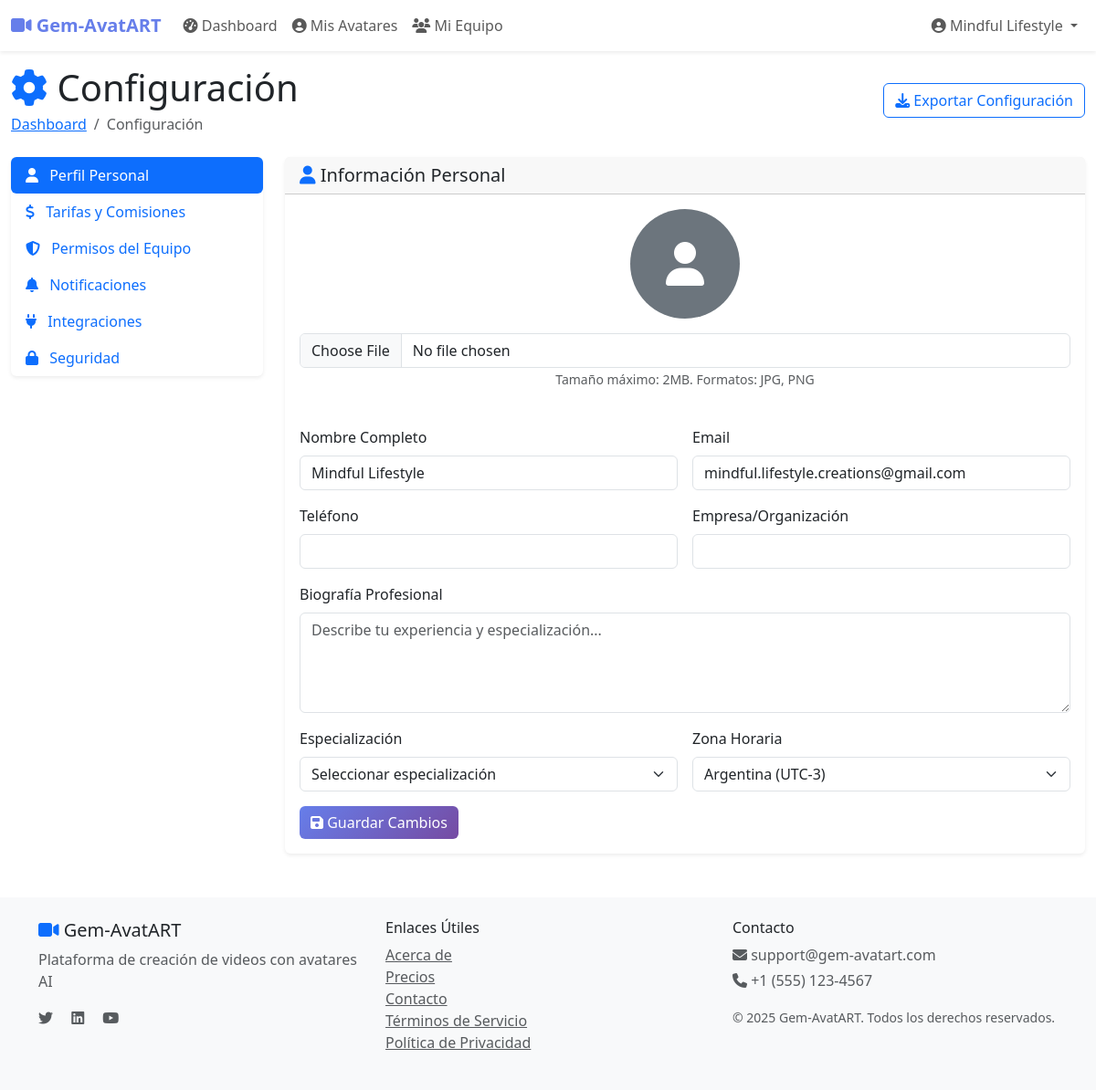
/producer/settings (signed in), run on the app's committed database.
### app/models/user.py (models this page shows, shortened)
class User(UserMixin, db.Model):
    __tablename__ = 'users'
    id            = db.Column(db.Integer, primary_key = True)
    email         = db.Column(db.String(120), unique = True, nullable = False, index = True)
    username      = db.Column(db.String(80),  unique = True, nullable = False, index = True)
    password_hash = db.Column(db.String(128), nullable = False)
    first_name = db.Column(db.String(50), nullable = False)
    last_name  = db.Column(db.String(50), nullable = False)
    phone      = db.Column(db.String(20))
    avatar_url = db.Column(db.String(200))
    role        = db.Column(db.Enum(UserRole),   nullable = False, default = UserRole.FINAL_USER)
    status      = db.Column(db.Enum(UserStatus), nullable = False, default = UserStatus.PENDING)
    is_verified = db.Column(db.Boolean, default = False)
    country           = db.Column(db.String(100))
    city              = db.Column(db.String(100))
    professional_info = db.Column(db.Text)
    email_verified             = db.Column(db.Boolean, default=False)
    email_verification_token   = db.Column(db.String(100), unique=True, nullable=True)
    email_verification_sent_at = db.Column(db.DateTime, nullable=True)
    country           = db.Column(db.String(100))
    city              = db.Column(db.String(100))
    professional_info = db.Column(db.Text)
    email_verified             = db.Column(db.Boolean, default=False)
    email_verification_token   = db.Column(db.String(100), unique=True, nullable=True)
    email_verification_sent_at = db.Column(db.DateTime, nullable=True)
    created_at = db.Column(db.DateTime, default = datetime.utcnow)
    updated_at = db.Column(db.DateTime, default = datetime.utcnow, onupdate = datetime.utcnow)
    last_login = db.Column(db.DateTime)
    invited_by_id = db.Column(db.Integer, db.ForeignKey('users.id'), nullable = True)
    invited_by    = db.relationship('User', remote_side = [id], backref = 'invited_users')
    producer_profile = db.relationship('Producer', backref = 'user', uselist = False, cascade = 'all, delete-orphan')
    reels = db.relationship('Reel', foreign_keys = 'Reel.creator_id', backref = 'creator_user', lazy = 'dynamic')
    commissions_earned = db.relationship('Commission', backref = 'user', lazy='dynamic')
    @property
    def full_name(self):
        return f"{self.first_name} {self.last_name}"
    def is_admin(self):
        return self.role == UserRole.ADMIN
    def is_producer(self):
        return self.role == UserRole.PRODUCER
    def is_final_user(self):
        """
        Verifica si el usuario tiene rol de usuario final.

        Returns:
            bool: True si es usuario final, False en caso contrario

        Note:
            ✅ NUEVO - Reemplaza is_affiliate() según README
        """
        return self.role == UserRole.FINAL_USER
    is_affiliate = is_final_user

### app/routes/producer.py (the view, shortened to what this page needs)
@producer_bp.route('/settings', methods=['GET', 'POST'])
@login_required
@producer_required
def settings():
    producer = current_user.producer_profile
    return render_template('producer/settings.html', producer=producer)

### app/templates/producer/settings.html (shortened to what this page needs)
{% extends "base.html" %}
{% block content %}
<div class="container-fluid">
    <div class="d-flex justify-content-between align-items-center mb-4">
        <div>
            <h1 class="mb-1"><i class="fas fa-cog text-primary"></i> Configuración</h1>
            <nav aria-label="breadcrumb">
                <ol class="breadcrumb mb-0">
                    <li class="breadcrumb-item">
                        <a href="{{ url_for('producer.dashboard') }}">Dashboard</a>
                    </li>
                    <li class="breadcrumb-item active">Configuración</li>
                </ol>
            </nav>
        </div>
        <button type="button" class="btn btn-outline-primary" onclick="exportSettings()">
            <i class="fas fa-download"></i> Exportar Configuración
        </button>
    </div>
    <div class="row">
        <div class="col-md-3 mb-4">
            <div class="card">
                <div class="card-body p-0">
                    <div class="nav flex-column nav-pills" role="tablist">
                        <button class="nav-link active text-start" data-bs-toggle="pill" data-bs-target="#profile" type="button">
                            <i class="fas fa-user me-2"></i> Perfil Personal
                        </button>
                        <button class="nav-link text-start" data-bs-toggle="pill" data-bs-target="#rates" type="button">
                            <i class="fas fa-dollar-sign me-2"></i> Tarifas y Comisiones
                        </button>
                        <button class="nav-link text-start" data-bs-toggle="pill" data-bs-target="#permissions" type="button">
                            <i class="fas fa-shield-alt me-2"></i> Permisos del Equipo
                        </button>
                        <button class="nav-link text-start" data-bs-toggle="pill" data-bs-target="#notifications" type="button">
                            <i class="fas fa-bell me-2"></i> Notificaciones
                        </button>
                        <button class="nav-link text-start" data-bs-toggle="pill" data-bs-target="#integrations" type="button">
                            <i class="fas fa-plug me-2"></i> Integraciones
                        </button>
                        <button class="nav-link text-start" data-bs-toggle="pill" data-bs-target="#security" type="button">
                            <i class="fas fa-lock me-2"></i> Seguridad
                        </button>
                    </div>
                </div>
            </div>
        </div>
        <div class="col-md-9">
            <div class="tab-content">
                <div class="tab-pane fade show active" id="profile">
                    <div class="card">
                        <div class="card-header">
                            <h5 class="mb-0"><i class="fas fa-user text-primary"></i> Información Personal</h5>
                        </div>
                        <div class="card-body">
                            <form id="profileForm" onsubmit="updateProfile(event)">
                                <div class="row g-3">
                                    <div class="col-12 text-center mb-4">
                                        <div class="mb-3">
                                            {% if current_user.profile_picture %}
                                                <img src="{{ current_user.profile_picture }}"
                                                     class="rounded-circle" width="120" height="120"
                                                     alt="Profile Picture" id="profilePreview">
                                            {% else %}
                                                <div class="bg-secondary rounded-circle mx-auto d-flex align-items-center justify-content-center"
                                                     style="width: 120px; height: 120px;" id="profilePreview">
                                                    <i class="fas fa-user fa-3x text-white"></i>
                                                </div>
                                            {% endif %}
                                        </div>
                                        <input type="file" class="form-control" accept="image/*"
                                               onchange="previewProfilePicture(this)" name="profile_picture">
                                        <small class="text-muted">Tamaño máximo: 2MB. Formatos: JPG, PNG</small>
                                    </div>
                                    <div class="col-md-6">
                                        <label class="form-label">Nombre Completo</label>
                                        <input type="text" class="form-control" name="full_name"
                                               value="{{ current_user.full_name or '' }}" required>
                                    </div>
                                    <div class="col-md-6">
                                        <label class="form-label">Email</label>
                                        <input type="email" class="form-control" name="email"
                                               value="{{ current_user.email }}" required>
                                    </div>
                                    <div class="col-md-6">
                                        <label class="form-label">Teléfono</label>
                                        <input type="tel" class="form-control" name="phone"
                                               value="{{ current_user.phone or '' }}">
                                    </div>
                                    <div class="col-md-6">
                                        <label class="form-label">Empresa/Organización</label>
                                        <input type="text" class="form-control" name="company"
                                               value="{{ current_user.company or '' }}">
                                    </div>
                                    <div class="col-12">
                                        <label class="form-label">Biografía Profesional</label>
                                        <textarea class="form-control" name="bio" rows="4"
                                                  placeholder="Describe tu experiencia y especialización...">{{ current_user.bio or '' }}</textarea>
                                    </div>
                                    <div class="col-md-6">
                                        <label class="form-label">Especialización</label>
                                        <select class="form-select" name="specialization">
                                            <option value="">Seleccionar especialización</option>
                                        </select>
                                    </div>
                                    <div class="col-md-6">
                                        <label class="form-label">Zona Horaria</label>
                                        <select class="form-select" name="timezone">
                                            <option value="UTC-3" {{ 'selected' if current_user.timezone == 'UTC-3' }}>
                                                Argentina (UTC-3)
                                            </option>
                                        </select>
                                    </div>
                                    <div class="col-12">
                                        <button type="submit" class="btn btn-primary">
                                            <i class="fas fa-save"></i> Guardar Cambios
                                        </button>
                                    </div>
                                </div>
                            </form>
                        </div>
                    </div>
                </div>
            </div>
        </div>
    </div>
</div>
{% endblock %}

### app/templates/base.html (shortened to what this page needs)
<!DOCTYPE html>
<html lang="es">
<head>
    <link href="https://cdn.jsdelivr.net/npm/bootstrap@5.3.0/dist/css/bootstrap.min.css" rel="stylesheet">
    <link rel="stylesheet" href="https://cdnjs.cloudflare.com/ajax/libs/font-awesome/6.4.0/css/all.min.css">
</head>
<body>
    <nav class="navbar navbar-expand-lg navbar-light bg-white shadow-sm">
        <div class="container-fluid">
            <a class="navbar-brand" href="{{ url_for('main.index') }}">
                <i class="fas fa-video"></i> Gem-AvatART
            </a>
            <div class="collapse navbar-collapse" id="navbarNav">
                <ul class="navbar-nav me-auto">
                    {% if current_user.is_authenticated %}
                        <li class="nav-item">
                            <a class="nav-link" href="{{ url_for('main.dashboard') }}">
                                <i class="fas fa-tachometer-alt"></i> Dashboard
                            </a>
                        </li>
                        {% if current_user.is_admin() %}
                            <li class="nav-item">
                                <a class="nav-link" href="{{ url_for('admin.users') }}">
                                    <i class="fas fa-users-cog"></i> Gestión Usuarios
                                </a>
                            </li>
                            <li class="nav-item">
                                <a class="nav-link" href="{{ url_for('admin.dashboard') }}">
                                    <i class="fas fa-cogs"></i> Configuración
                                </a>
                            </li>
                        {% elif current_user.is_producer() %}
                            <li class="nav-item">
                                <a class="nav-link" href="{{ url_for('producer.avatars') }}">
                                    <i class="fas fa-user-circle"></i> Mis Avatares
                                </a>
                            </li>
                            <li class="nav-item">
                                <a class="nav-link" href="{{ url_for('producer.team') }}">
                                    <i class="fas fa-users"></i> Mi Equipo
                                </a>
                            </li>
                        {% endif %}
                    {% endif %}
                </ul>
                <ul class="navbar-nav">
                    {% if current_user.is_authenticated %}
                        <li class="nav-item dropdown">
                            <a class="nav-link dropdown-toggle" href="#" id="navbarDropdown" role="button"
                               data-bs-toggle="dropdown" aria-expanded="false">
                                <i class="fas fa-user-circle"></i> {{ current_user.full_name or current_user.username }}
                            </a>
                        </li>
                    {% endif %}
                </ul>
            </div>
        </div>
    </nav>
    <main>
        {% block content %}{% endblock %}
    </main>
    <footer class="bg-light mt-5 py-4">
        <div class="container">
            <div class="row">
                <div class="col-md-4">
                    <h5><i class="fas fa-video text-primary"></i> Gem-AvatART</h5>
                    <p class="text-muted">Plataforma de creación de videos con avatares AI</p>
                    <div class="social-links">
                        <a href="#" class="text-muted me-3"><i class="fab fa-twitter"></i></a>
                        <a href="#" class="text-muted me-3"><i class="fab fa-linkedin"></i></a>
                        <a href="#" class="text-muted me-3"><i class="fab fa-youtube"></i></a>
                    </div>
                </div>
                <div class="col-md-4">
                    <h6>Enlaces Útiles</h6>
                    <ul class="list-unstyled">
                        <li><a href="{{ url_for('main.about') }}" class="text-muted">Acerca de</a></li>
                        <li><a href="{{ url_for('main.pricing') }}" class="text-muted">Precios</a></li>
                        <li><a href="{{ url_for('main.contact') }}" class="text-muted">Contacto</a></li>
                        <li><a href="#" class="text-muted">Términos de Servicio</a></li>
                        <li><a href="#" class="text-muted">Política de Privacidad</a></li>
                    </ul>
                </div>
                <div class="col-md-4">
                    <h6>Contacto</h6>
                    <p class="text-muted mb-1">
                        <i class="fas fa-envelope"></i> support@gem-avatart.com
                    </p>
                    <p class="text-muted mb-3">
                        <i class="fas fa-phone"></i> +1 (555) 123-4567
                    </p>
                    <small class="text-muted">
                        © 2025 Gem-AvatART. Todos los derechos reservados.
                    </small>
                </div>
            </div>
        </div>
    </footer>
</body>
</html>

### data on the page
User: first_name+last_name "Mindful Lifestyle", full_name "Mindful Lifestyle", email "mindful.lifestyle.creations@gmail.com"
